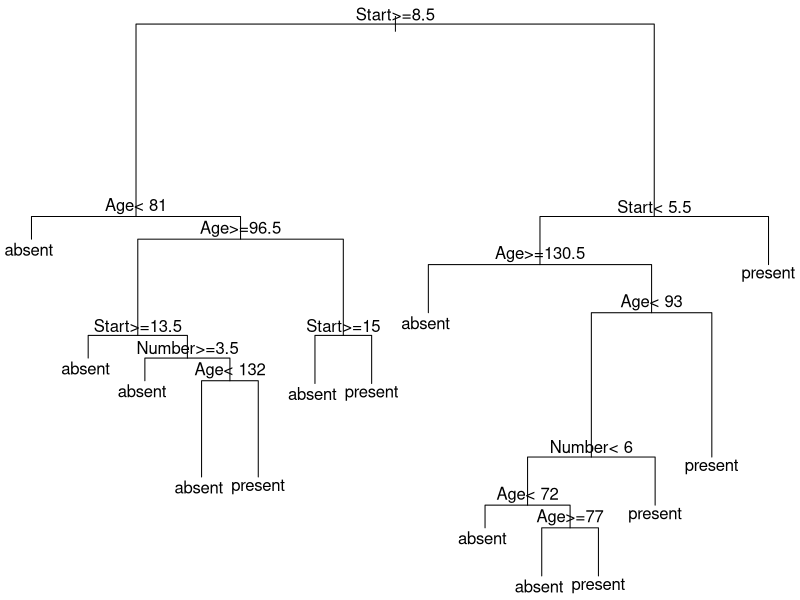

R code for this plot:
library(rpart)
data("kyphosis")
str(kyphosis)
floor_val<-floor(0.9*nrow(kyphosis)) 
train<-sample(nrow(kyphosis),size=floor_val) 
trainingData<-kyphosis[train,] 
testData<-kyphosis[-train,]
kyphosis_fit<-rpart(Kyphosis~Age+Number+Start,parms=list(split='information'), minsplit=2, minbucket=1,data=trainingData,method='class')
par(mar = rep(0.1, 4))
plot(kyphosis_fit)
text(kyphosis_fit) 
summary(kyphosis_fit)
CPVal<-kyphosis_fit$cptable[which.min(kyphosis_fit$cptable[,"xerror"]),"CP"]
CPVal
pruned_fit<-prune(kyphosis_fit,cp=as.numeric(CPVal))
out<-predict(pruned_fit,newdata=testData,type="vector")
tab <- table(out, testData$Kyphosis)
tab
accuracy<-sum(diag(tab))/sum(tab)
accuracyPercentage<-accuracy*100
accuracyPercentage
